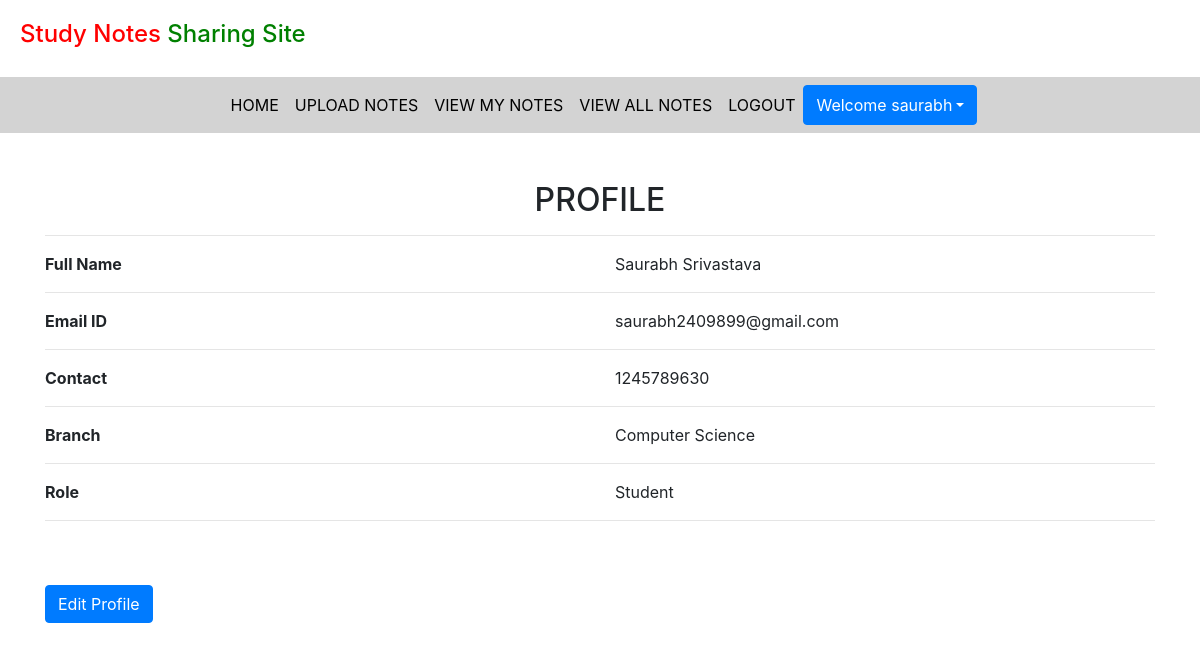
The app's page /profile (signed in) with its own data.
### notes/models.py (models this page shows, shortened)
class Signup(models.Model):
    user=models.ForeignKey(User,on_delete=models.CASCADE)
    contact=models.CharField(max_length=10)
    branch = models.CharField(max_length=30)
    role = models.CharField(max_length=15)

### notes/views.py (the view)
# urls.py: path('profile',profile,name='profile'),
def profile(request):
    if not request.user.is_authenticated:
        return redirect('login')
    user = User.objects.get(id=request.user.id)
    data = Signup.objects.get(user=user)
    d = {'data': data, 'user': user}
    return render(request, 'profile.html', d)

### notes/templates/profile.html
{% extends 'user_nav.html' %}
{% load static %}
{% block body %}
<div class="container mt-5">
    <h2 class="text-center">PROFILE</h2>
    <hr>
    <div class="row">
        <div class="col-md-6">
            <b>Full Name</b>
        </div>
        <div class="col-md-6" style="text-transform:capitalize">
            {{data.user.first_name}} {{data.user.last_name}}
        </div>
    </div>
    <hr>
    <div class="row">
        <div class="col-md-6">
            <b>Email ID</b>
        </div>
        <div class="col-md-6">
            {{data.user.username}}
        </div>
    </div>
    <hr>
    <div class="row">
        <div class="col-md-6">
            <b>Contact</b>
        </div>
        <div class="col-md-6">
            {{data.contact}}
        </div>
    </div>
    <hr>
    <div class="row">
        <div class="col-md-6">
            <b>Branch</b>
        </div>
        <div class="col-md-6" style="text-transform:capitalize">
            {{data.branch}}
        </div>
    </div>
    <hr>
    <div class="row">
        <div class="col-md-6">
            <b>Role</b>
        </div>
        <div class="col-md-6" style="text-transform:capitalize">
            {{data.role}}
        </div>
    </div>
    <hr>
    <a href="{% url 'edit_profile' %}" class="btn btn-primary mt-5">Edit Profile</a>
</div>
{% endblock %}

### notes/templates/user_nav.html (shortened to what this page needs)
<!DOCTYPE html>
<html lang="en" xmlns="http://www.w3.org/1999/html">
<head>
  {% load static %}
  <link rel="stylesheet" href="https://maxcdn.bootstrapcdn.com/bootstrap/4.3.1/css/bootstrap.min.css">
  <link rel="stylesheet" href="https://use.fontawesome.com/releases/v5.6.3/css/all.css">
  <link rel="stylesheet" href="{% static 'css/mystyle.css' %}">
</head>
<body>
<h4 style="padding:20px"><span style="color:red">Study Notes </span><span style="color:green">Sharing Site</span></h4>
<nav class="navbar navbar-expand-sm justify-content-center" style = "background-color: lightgray">
<ul class="navbar-nav">
  <li class="navbar-item">
    <a class="nav-link" href="{% url 'profile' %}">HOME</a>
  </li>
  <li class="navbar-item">
    <a class="nav-link" href="{% url 'upload_notes' %}">UPLOAD NOTES</a>
  </li>
  <li class="navbar-item">
    <a class="nav-link" href="{% url 'view_mynotes' %}">VIEW MY NOTES</a>
  </li>
  <li class="navbar-item">
    <a class="nav-link" href="#">VIEW ALL NOTES</a>
  </li>
  <li class="navbar-item">
    <a class="nav-link" href="{% url 'logout' %}">LOGOUT</a>
  </li>
    <div class="btn-group">
        <button type="button" class="btn btn-primary dropdown-toggle" data-toggle="dropdown">Welcome {{request.user.first_name}}</button>
    </div>
</ul>
</nav>
</body>
</html>
{% block body %}
{% endblock %}

### notes/static/css/mystyle.css (style rules this page uses)
.nav-link { color: black }

### records on screen
Signup: user.first_name "Saurabh", user.last_name "Srivastava", user.username "saurabh2409899@gmail.com", contact "1245789630", branch "Computer Science", role "Student"

### other values on screen
{{ request.user.first_name }} "saurabh"
